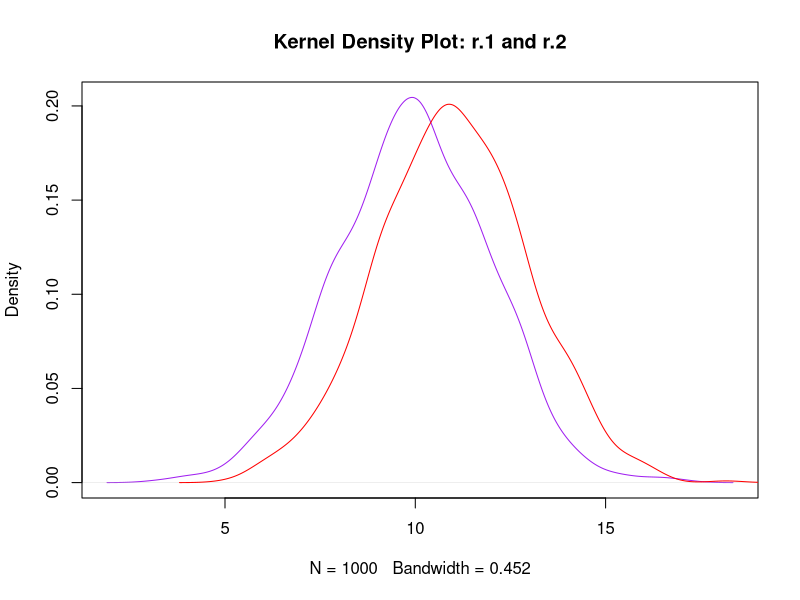

The R script that drew this image:
## ---- chunk 1
# Any line commencing with a hash is a comment, e.g., this one.
# R can evaluate arithmetic functions, the spaces are for aesthetics only.
(1 + 1)/5
## ---- chunk 2
# A simple R program to compare two vectors of random numbers

set.seed(42)      # set the random number generator seed so get same output each time             
n.trials <- 1000
m.1 <- 10         # mean for random vector r.1
m.2 <- 11         # mean for random vector r.2
sd <- 2           # standard deviation for random numbers

# rnorm is a built in function. You can find out more by typing "?rnorm"
r.1 <- rnorm(n.trials, m.1, sd)   # Generate 1000 normally distributed numbers
r.2 <- rnorm(n.trials, m.2, sd)   # Generate 1000 numbers, with a different mean

plot(density(r.1), main = "Kernel Density Plot: r.1 and r.2", col = "purple")
lines(density(r.2), col = "red")   # Overlay density of r.2
